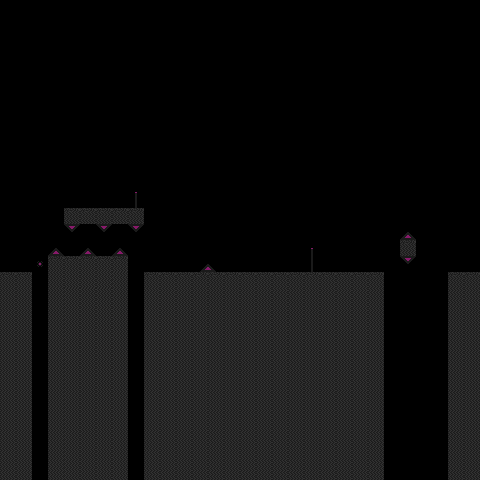

This is a level from a 2D game, rendered from its Tiled map with the project's own tilesets. A one-line summary and the complete map file follow:
An orthogonal 30x30 tile map with 16x16 px tiles, 2 tile layers (walls, obsidian_obstacles).

<map version="1.10" tiledversion="1.10.2" orientation="orthogonal" renderorder="right-down" width="30" height="30" tilewidth="16" tileheight="16" infinite="0" nextlayerid="3" nextobjectid="1">
 <tileset firstgid="1" source="../obsidian.tsx" />
 <layer id="1" name="walls" width="30" height="30">
  <data encoding="csv">
0,0,0,0,0,0,0,0,0,0,0,0,0,0,0,0,0,0,0,0,0,0,0,0,0,0,0,0,0,0,
0,0,0,0,0,0,0,0,0,0,0,0,0,0,0,0,0,0,0,0,0,0,0,0,0,0,0,0,0,0,
0,0,0,0,0,0,0,0,0,0,0,0,0,0,0,0,0,0,0,0,0,0,0,0,0,0,0,0,0,0,
0,0,0,0,0,0,0,0,0,0,0,0,0,0,0,0,0,0,0,0,0,0,0,0,0,0,0,0,0,0,
0,0,0,0,0,0,0,0,0,0,0,0,0,0,0,0,0,0,0,0,0,0,0,0,0,0,0,0,0,0,
0,0,0,0,0,0,0,0,0,0,0,0,0,0,0,0,0,0,0,0,0,0,0,0,0,0,0,0,0,0,
0,0,0,0,0,0,0,0,0,0,0,0,0,0,0,0,0,0,0,0,0,0,0,0,0,0,0,0,0,0,
0,0,0,0,0,0,0,0,0,0,0,0,0,0,0,0,0,0,0,0,0,0,0,0,0,0,0,0,0,0,
0,0,0,0,0,0,0,0,0,0,0,0,0,0,0,0,0,0,0,0,0,0,0,0,0,0,0,0,0,0,
0,0,0,0,0,0,0,0,0,0,0,0,0,0,0,0,0,0,0,0,0,0,0,0,0,0,0,0,0,0,
0,0,0,0,0,0,0,0,0,0,0,0,0,0,0,0,0,0,0,0,0,0,0,0,0,0,0,0,0,0,
0,0,0,0,0,0,0,0,0,0,0,0,0,0,0,0,0,0,0,0,0,0,0,0,0,0,0,0,0,0,
0,0,0,0,0,0,0,0,0,0,0,0,0,0,0,0,0,0,0,0,0,0,0,0,0,0,0,0,0,0,
0,0,0,0,1,1,1,1,1,0,0,0,0,0,0,0,0,0,0,0,0,0,0,0,0,0,0,0,0,0,
0,0,0,0,10,0,10,0,10,0,0,0,0,0,0,0,0,0,0,0,0,0,0,0,0,2,0,0,0,0,
0,0,0,2,0,2,0,2,0,0,0,0,0,0,0,0,0,0,0,0,0,0,0,0,0,1,0,0,0,0,
0,0,0,1,1,1,1,1,0,0,0,0,17,42,0,0,0,0,0,0,0,0,0,0,0,10,0,0,0,0,
1,1,0,9,9,9,9,3221225481,0,1,1,1,1,1,1,1,1,1,1,1,1,1,1,1,0,0,0,0,1,1,
9,9,0,9,3221225481,3221225481,3221225481,3221225481,0,9,9,9,9,9,9,9,9,9,9,9,9,9,9,9,0,0,0,0,9,9,
9,9,0,9,3221225481,3221225481,3221225481,3221225481,0,9,9,9,9,9,9,9,9,9,9,9,9,9,9,9,0,0,0,0,9,9,
9,9,0,9,3221225481,3221225481,3221225481,3221225481,0,9,9,9,9,9,9,9,9,9,9,9,9,9,9,9,0,0,0,0,9,9,
9,9,0,9,3221225481,3221225481,3221225481,3221225481,0,9,9,9,9,9,9,9,9,9,9,9,9,9,9,9,0,0,0,0,9,9,
9,9,0,9,3221225481,3221225481,3221225481,3221225481,0,9,9,9,9,9,9,9,9,9,9,9,9,9,9,9,0,0,0,0,9,9,
9,9,0,9,3221225481,3221225481,3221225481,3221225481,0,9,9,9,9,9,9,9,9,9,9,9,9,9,9,9,0,0,0,0,9,9,
9,9,0,9,3221225481,3221225481,3221225481,3221225481,0,9,9,9,9,9,9,9,9,9,9,9,9,9,9,9,0,0,0,0,9,9,
9,9,0,9,3221225481,3221225481,3221225481,3221225481,0,9,9,9,9,9,9,9,9,9,9,9,9,9,9,9,0,0,0,0,9,9,
9,9,0,9,3221225481,3221225481,3221225481,3221225481,0,9,9,9,9,9,9,9,9,9,9,9,9,9,9,9,0,0,0,0,9,9,
9,9,0,9,3221225481,3221225481,3221225481,3221225481,0,9,9,9,9,9,9,9,9,9,9,9,9,9,9,9,0,0,0,0,9,9,
9,9,0,9,3221225481,3221225481,3221225481,3221225481,0,9,9,9,9,9,9,9,9,9,9,9,9,9,9,9,0,0,0,0,9,9,
9,9,0,9,3221225481,3221225481,3221225481,3221225481,0,9,9,9,9,9,9,9,9,9,9,9,9,9,9,9,0,0,0,0,9,9
</data>
 </layer>
 <layer id="2" name="obsidian_obstacles" width="30" height="30">
  <data encoding="csv">
0,0,0,0,0,0,0,0,0,0,0,0,0,0,0,0,0,0,0,0,0,0,0,0,0,0,0,0,0,0,
0,0,0,0,0,0,0,0,0,0,0,0,0,0,0,0,0,0,0,0,0,0,0,0,0,0,0,0,0,0,
0,0,0,0,0,0,0,0,0,0,0,0,0,0,0,0,0,0,0,0,0,0,0,0,0,0,0,0,0,0,
0,0,0,0,0,0,0,0,0,0,0,0,0,0,0,0,0,0,0,0,0,0,0,0,0,0,0,0,0,0,
0,0,0,0,0,0,0,0,0,0,0,0,0,0,0,0,0,0,0,0,0,0,0,0,0,0,0,0,0,0,
0,0,0,0,0,0,0,0,0,0,0,0,0,0,0,0,0,0,0,0,0,0,0,0,0,0,0,0,0,0,
0,0,0,0,0,0,0,0,0,0,0,0,0,0,0,0,0,0,0,0,0,0,0,0,0,0,0,0,0,0,
0,0,0,0,0,0,0,0,0,0,0,0,0,0,0,0,0,0,0,0,0,0,0,0,0,0,0,0,0,0,
0,0,0,0,0,0,0,0,0,0,0,0,0,0,0,0,0,0,0,0,0,0,0,0,0,0,0,0,0,0,
0,0,0,0,0,0,0,0,0,0,0,0,0,0,0,0,0,0,0,0,0,0,0,0,0,0,0,0,0,0,
0,0,0,0,0,0,0,0,0,0,0,0,0,0,0,0,0,0,0,0,0,0,0,0,0,0,0,0,0,0,
0,0,0,0,0,0,0,0,0,0,0,0,0,0,0,0,0,0,0,0,0,0,0,0,0,0,0,0,0,0,
0,0,0,0,0,0,0,0,58,0,0,0,0,0,0,0,0,0,0,0,0,0,0,0,0,0,0,0,0,0,
0,0,0,0,0,0,0,0,0,0,0,0,0,0,0,0,0,0,0,0,0,0,0,0,0,0,0,0,0,0,
0,0,0,0,0,0,0,0,0,0,0,0,0,0,0,0,0,0,0,0,0,0,0,0,0,0,0,0,0,0,
0,0,0,0,0,0,0,0,0,0,0,0,0,0,0,0,0,0,0,49,0,0,0,0,0,0,0,0,0,0,
0,0,11,0,0,0,0,0,0,0,0,0,0,0,0,0,0,0,0,57,0,0,0,0,0,0,0,0,0,0,
0,0,0,0,0,0,0,0,0,0,0,0,0,0,0,0,0,0,0,0,0,0,0,0,0,0,0,0,0,0,
0,0,0,0,0,0,0,0,0,0,0,0,0,0,0,0,0,0,0,0,0,0,0,0,0,0,0,0,0,0,
0,0,0,0,0,0,0,0,0,0,0,0,0,0,0,0,0,0,0,0,0,0,0,0,0,0,0,0,0,0,
0,0,0,0,0,0,0,0,0,0,0,0,0,0,0,0,0,0,0,0,0,0,0,0,0,0,0,0,0,0,
0,0,0,0,0,0,0,0,0,0,0,0,0,0,0,0,0,0,0,0,0,0,0,0,0,0,0,0,0,0,
0,0,0,0,0,0,0,0,0,0,0,0,0,0,0,0,0,0,0,0,0,0,0,0,0,0,0,0,0,0,
0,0,0,0,0,0,0,0,0,0,0,0,0,0,0,0,0,0,0,0,0,0,0,0,0,0,0,0,0,0,
0,0,0,0,0,0,0,0,0,0,0,0,0,0,0,0,0,0,0,0,0,0,0,0,0,0,0,0,0,0,
0,0,0,0,0,0,0,0,0,0,0,0,0,0,0,0,0,0,0,0,0,0,0,0,0,0,0,0,0,0,
0,0,0,0,0,0,0,0,0,0,0,0,0,0,0,0,0,0,0,0,0,0,0,0,0,0,0,0,0,0,
0,0,0,0,0,0,0,0,0,0,0,0,0,0,0,0,0,0,0,0,0,0,0,0,0,0,0,0,0,0,
0,0,0,0,0,0,0,0,0,0,0,0,0,0,0,0,0,0,0,0,0,0,0,0,0,0,0,0,0,0,
0,0,0,0,0,0,0,0,0,0,0,0,0,0,0,0,0,0,0,0,0,0,0,0,0,0,0,0,0,0
</data>
 </layer>
</map>
